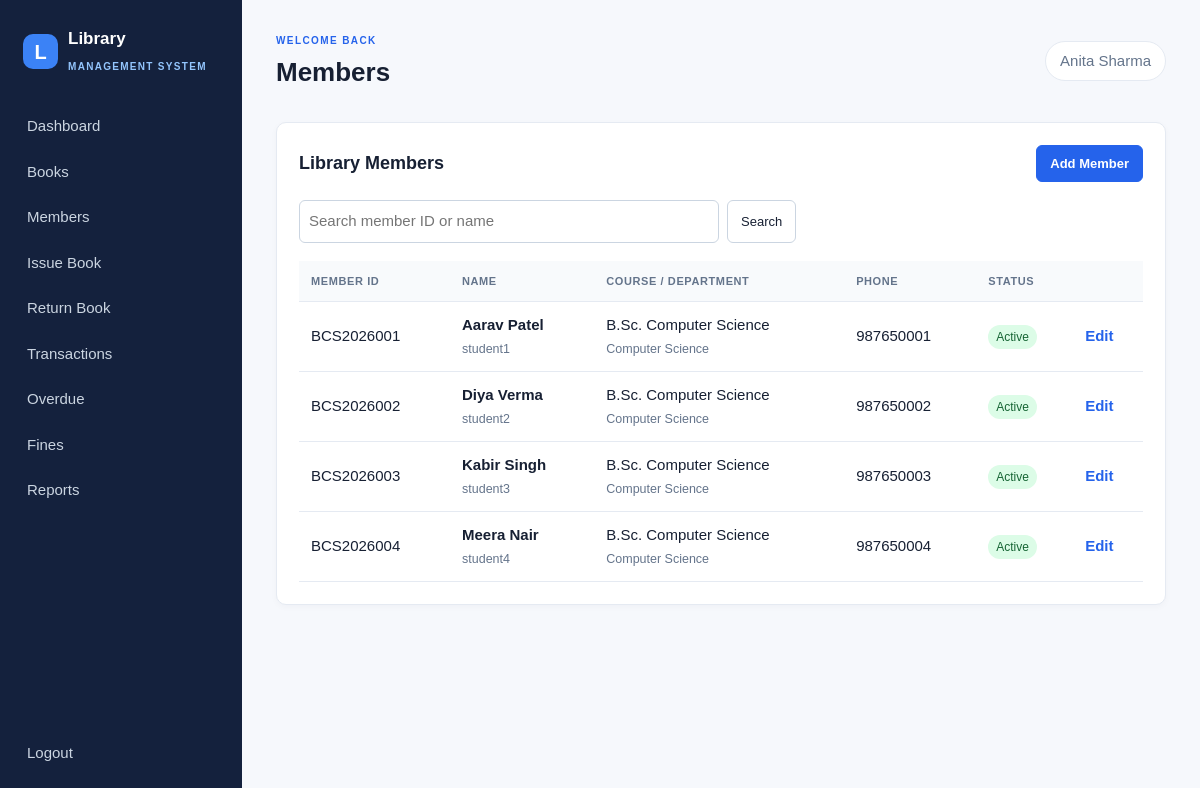
/members/ (signed in), run on the app's committed database.
### library/models.py (models this page shows, shortened)
class Member(models.Model):
    STATUS_CHOICES = [("active", "Active"), ("inactive", "Inactive")]
    user = models.OneToOneField(settings.AUTH_USER_MODEL, on_delete=models.CASCADE, related_name="member_profile")
    member_id = models.CharField(max_length=30, unique=True)
    phone = models.CharField(max_length=20, blank=True)
    address = models.TextField(blank=True)
    course = models.CharField(max_length=120, blank=True)
    department = models.CharField(max_length=120, blank=True)
    year = models.PositiveSmallIntegerField(null=True, blank=True)
    registration_date = models.DateField(default=timezone.localdate)
    status = models.CharField(max_length=10, choices=STATUS_CHOICES, default="active")
    class Meta:
        ordering = ["member_id"]

### library/views.py (the view)
# urls.py: path("members/", views.member_list, name="member_list"), path("members/add/", views.member_create, name="member_create"), path("members/<int:pk>/edit/", views.member_edit, name="member_edit"),
@librarian_required
def member_list(request):
    query = request.GET.get("q", "").strip()
    members = Member.objects.select_related("user")
    if query:
        members = members.filter(Q(member_id__icontains=query) | Q(user__username__icontains=query) | Q(user__first_name__icontains=query))
    return render(request, "members/list.html", {"members": _page(request, members), "query": query})

### library/context_processors.py (called while the page is built)
def user_role(request):
    user = request.user
    return {
        "is_librarian": user.is_authenticated and (user.is_staff or user.groups.filter(name="Librarian").exists()),
        "is_admin_role": user.is_authenticated and user.is_staff,
        "is_member_role": user.is_authenticated and hasattr(user, "member_profile"),
    }

### library/views.py (called while the page is built)
def librarian_required(view):
    return user_passes_test(lambda user: user.is_authenticated and (user.is_staff or user.groups.filter(name="Librarian").exists()), login_url="login")(view)

def _page(request, queryset, size=10):
    return Paginator(queryset, size).get_page(request.GET.get("page"))

### library/templates/members/list.html
{% extends 'base.html' %}{% block page_title %}Members{% endblock %}{% block content %}<section class="panel"><div class="panel-heading"><h2>Library Members</h2><a class="btn primary" href="{% url 'member_create' %}">Add Member</a></div><form class="search-form" method="get"><input type="search" name="q" value="{{ query }}" placeholder="Search member ID or name"><button class="btn" type="submit">Search</button></form><div class="table-wrap"><table><thead><tr><th>Member ID</th><th>Name</th><th>Course / Department</th><th>Phone</th><th>Status</th><th></th></tr></thead><tbody>{% for member in members %}<tr><td>{{ member.member_id }}</td><td><strong>{{ member.user.get_full_name|default:member.user.username }}</strong><br><small>{{ member.user.username }}</small></td><td>{{ member.course }}<br><small>{{ member.department }}</small></td><td>{{ member.phone|default:'—' }}</td><td><span class="status {{ member.status }}">{{ member.get_status_display }}</span></td><td><a class="text-link" href="{% url 'member_edit' member.pk %}">Edit</a></td></tr>{% empty %}<tr><td colspan="6" class="empty">No members found.</td></tr>{% endfor %}</tbody></table></div>{% include 'includes/pagination.html' with page_obj=members %}</section>{% endblock %}

### library/templates/base.html (shortened to what this page needs)
{% load static %}
<!DOCTYPE html>
<html lang="en">
<head>
  <link rel="stylesheet" href="{% static 'css/style.css' %}">
</head>
<body>
{% if user.is_authenticated %}
<div class="layout">
  <aside class="sidebar">
    <a class="brand" href="{% url 'dashboard' %}"><span class="brand-mark">L</span><span>Library<br><small>Management System</small></span></a>
    <nav class="nav-links">
      <a href="{% url 'dashboard' %}">Dashboard</a>
      {% if is_member_role and not is_librarian %}
        <a href="{% url 'book_list' %}">Browse Books</a><a href="{% url 'my_books' %}">My Books</a><a href="{% url 'my_history' %}">My History</a><a href="{% url 'my_fines' %}">My Fines</a><a href="{% url 'profile' %}">Profile</a>
      {% else %}
        <a href="{% url 'book_list' %}">Books</a>
        <a href="{% url 'member_list' %}">Members</a><a href="{% url 'issue_book' %}">Issue Book</a><a href="{% url 'return_book' %}">Return Book</a><a href="{% url 'transaction_list' %}">Transactions</a><a href="{% url 'overdue_list' %}">Overdue</a><a href="{% url 'fine_list' %}">Fines</a><a href="{% url 'reports' %}">Reports</a>
      {% endif %}
    </nav>
    <form class="logout-form" method="post" action="{% url 'logout' %}">{% csrf_token %}<button type="submit">Logout</button></form>
  </aside>
  <main class="main-content">
    <header class="topbar"><div><span class="eyebrow">WELCOME BACK</span><h1>{% block page_title %}Dashboard{% endblock %}</h1></div><div class="user-chip">{{ user.get_full_name|default:user.username }}</div></header>
    {% block content %}{% endblock %}
  </main>
</div>
{% else %}{% block guest_content %}{% endblock %}{% endif %}
</body>
</html>

### library/static/css/style.css (style rules this page uses)
:root { --ink:#172033;--muted:#64748b;--navy:#14213d;--blue:#2563eb;--line:#e5eaf2;--paper:#f6f8fc;--green:#059669;--orange:#d97706;--red:#dc2626 }
* { box-sizing:border-box }
body { margin:0;background:var(--paper);color:var(--ink);font:15px/1.5 Arial,sans-serif }
.layout { min-height:100vh;display:flex }
.sidebar { width:242px;background:var(--navy);color:#dbeafe;padding:26px 15px;display:flex;flex-direction:column;position:fixed;inset:0 auto 0 0 }
.brand { display:flex;gap:10px;align-items:center;color:#fff;text-decoration:none;font-size:17px;font-weight:bold;padding:0 8px 28px }
.brand small { font-size:10px;letter-spacing:1.3px;color:#93c5fd;text-transform:uppercase }
.brand-mark,.login-logo { display:grid;place-items:center;border-radius:10px;background:#3b82f6;width:35px;height:35px;color:#fff;font-size:20px }
.nav-links { display:grid;gap:3px }
.nav-links a,.logout-form button { border:0;background:transparent;color:#cbd5e1;text-decoration:none;padding:10px 12px;border-radius:7px;font:inherit;text-align:left;width:100%;cursor:pointer }
.logout-form { margin-top:auto }
.main-content { margin-left:242px;width:calc(100% - 242px);padding:28px 34px }
.topbar { display:flex;justify-content:space-between;align-items:center;margin-bottom:28px }
.topbar h1 { font-size:26px;margin:2px 0 }
.eyebrow { font-size:10px;letter-spacing:1.4px;color:var(--blue);font-weight:bold }
.user-chip { background:#fff;border:1px solid var(--line);border-radius:30px;padding:8px 14px;color:var(--muted) }
.panel,.form-panel,.detail-card { background:#fff;border:1px solid var(--line);border-radius:10px;padding:22px;margin-bottom:22px;box-shadow:0 2px 7px #17203308 }
.panel-heading { display:flex;align-items:center;justify-content:space-between;gap:12px;margin-bottom:18px }
.panel h2,.form-panel h2 { font-size:18px;margin:0 }
.panel-heading a,.text-link { color:var(--blue);font-weight:bold;text-decoration:none }
.table-wrap { overflow-x:auto }
table { border-collapse:collapse;width:100%;min-width:620px }
th { text-align:left;color:var(--muted);font-size:11px;text-transform:uppercase;letter-spacing:.6px;background:#f8fafc }
th,td { padding:12px;border-bottom:1px solid var(--line);vertical-align:middle }
small { color:var(--muted) }
.badge,.status { display:inline-block;border-radius:20px;padding:3px 8px;font-size:12px }
.status.active,.status.returned { background:#dcfce7;color:#166534 }
.btn { display:inline-block;border:1px solid #cbd5e1;background:#fff;border-radius:6px;padding:8px 13px;text-decoration:none;color:var(--ink);font:inherit;font-size:13px;cursor:pointer }
.btn.primary { color:#fff;background:var(--blue);border-color:var(--blue) }
.search-form { display:flex;gap:8px;margin-bottom:18px }
.search-form input { max-width:420px }
.form-control,input,select,textarea { width:100%;border:1px solid #cbd5e1;border-radius:6px;padding:9px;font:inherit;color:var(--ink);background:#fff }

### data on the page
Member: member_id "BCS2026001", user.get_full_name "Aarav Patel", user.username "student1", course "B.Sc. Computer Science", department "Computer Science", phone "987650001", status "Active"
Member: member_id "BCS2026002", user.get_full_name "Diya Verma", user.username "student2", course "B.Sc. Computer Science", department "Computer Science", phone "987650002", status "Active"
Member: member_id "BCS2026003", user.get_full_name "Kabir Singh", user.username "student3", course "B.Sc. Computer Science", department "Computer Science", phone "987650003", status "Active"
Member: member_id "BCS2026004", user.get_full_name "Meera Nair", user.username "student4", course "B.Sc. Computer Science", department "Computer Science", phone "987650004", status "Active"

### other printed values
{{ user.get_full_name|default:user.username }} "Anita Sharma"
